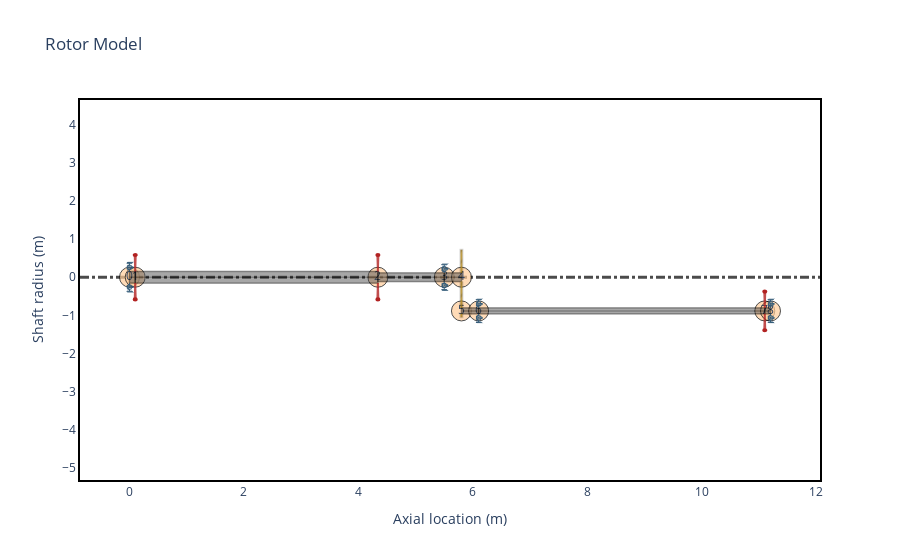

Notebook code for this chart:
### Markdown cell above
#### 2.1.4 Connecting rotors

To build the multi-rotor model, we need to inform, in the following order:
- the driving rotor,
- the driven rotor,
- the tuple with the pair of coupled nodes (first number corresponds to the gear node of the driving rotor, and the second of the driven rotor),
- the gear ratio, and
- the gear mesh stiffness.

Finally, we can inform:
- the orientation angle (if not defined, zero is adopted as the default),
- the position of the driven rotor in relation to the driving rotor only for visualization in the plot ("above" or "below"), and
- a tag.

### Code cell
# Creating multi-rotor

N1 = 328  # Number of teeth of gear 1
N2 = 23  # Number of teeth of gear 2
k_mesh = 1e8  # Mesh stiffness
gear_ratio = N1 / N2

multirotor = rs.MultiRotor(
    rotor1,
    rotor2,
    coupled_nodes=(4, 0),
    gear_ratio=gear_ratio,
    gear_mesh_stiffness=k_mesh,
    orientation_angle=0,
    position="below",
)

multirotor.plot_rotor()
